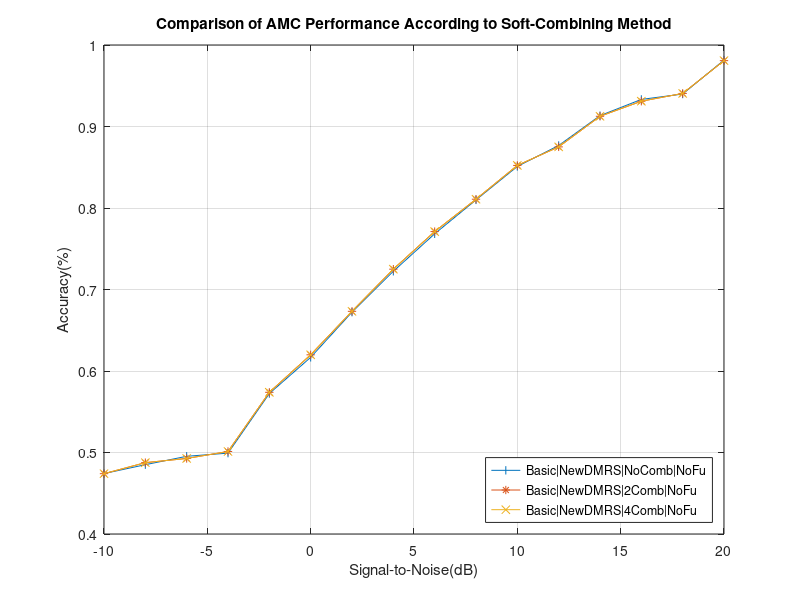
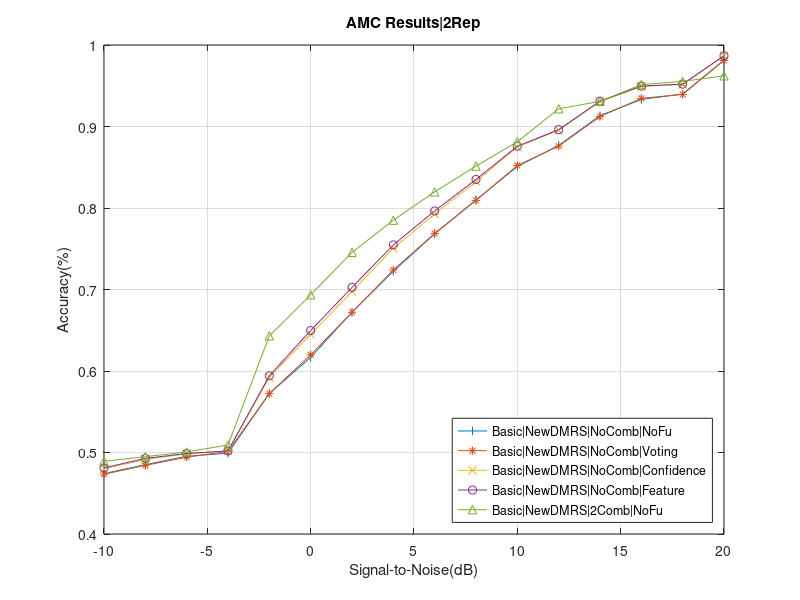

MATLAB code to generate these figures, in order:
clc; clear; close all;

snr = -10:2:20;

%%
trainingProcessingTimeBasicDMRS = [1277.745266800000	1272.234218500000	1272.082119100000	1272.273906400000	1272.118176900000	1275.811235800000	1273.651776000000	1274.283880800000	1280.837317600000	1277.895255400000	1274.222073500000	1274.531660900000	1273.100794100000	1274.851832600000	1.285059556800000e+03	1302.684784200000];
testingProcessingTimeBasicDMRS = [6.69513470000000	6.57033710000000	6.59157110000000	6.47498290000000	6.50362230000000	6.52343620000000	6.50948090000000	6.57901800000000 7.04976750000000	7.11577700000000	7.00878480000000	7.13025830000000	7.09232690000000	7.03970180000000	7.07260570000000	7.05224630000000];
accBasicDMRS = [0.249908333333333	0.250775000000000	0.248541666666667	0.251125000000000	0.323366666666667	0.369200000000000	0.425016666666667	0.473375000000000 0.526816666666667	0.571366666666667	0.616391666666667	0.655741666666667	0.681541666666667	0.719083333333333	0.748425000000000	0.762166666666667];

trainingProceccingTimeBasicNonDMRS = [1239.80208460000	1239.60642630000	1240.60785410000	1242.59578700000	1240.41522220000	1240.17965310000	1240.81185320000	1243.04612470000	1240.73843140000	1242.41659580000    1239.80208460000	1239.60642630000	1240.60785410000	1242.59578700000	1240.41522220000	1240.17965310000	1240.81185320000	1243.04612470000	1240.73843140000	1242.41659580000];
tesingProcessingTimeBasicNonDMRS = [7.75717580000000	6.93877170000000	6.75836030000000	6.75326790000000	6.78473060000000	6.75723800000000	6.88895380000000	6.86200770000000	6.78617390000000	6.74051010000000	6.81985450000000	6.78864860000000	6.75947440000000	6.71387110000000	6.80551520000000	6.91224120000000];
accBasicNonDMRS = [0.251750000000000	0.251741666666667	0.250483333333333	0.254675000000000	0.328616666666667	0.378025000000000	0.430683333333333	0.484500000000000	0.534458333333333	0.581700000000000	0.626750000000000	0.672325000000000	0.696450000000000	0.726650000000000	0.750758333333333	0.799883333333333];

trainingProceccingTimeBasicNewDMRS = [1311.04305760000	1286.85145810000	1285.19737930000	1285.08121830000	1287.52585830000	1286.71554240000	1286.55711590000	1286.72008720000   1341.20531960000   1308.72285160000   1311.11121920000   1308.41875280000   1310.14686930000   1313.72460880000   1326.01881850000   1326.76486080000];
tesingProcessingTimeBasicNewDMRS = [8.10148710000000	7.04040410000000	6.59593650000000	6.57417570000000	6.64093960000000	6.45884880000000	6.48271890000000	6.52518300000000	6.55413550000000	6.49008870000000	6.48645970000000	6.52755630000000	6.46464290000000	6.50867280000000	6.49158470000000	6.56739590000000];
accBasicNewDMRS = [0.474150000000000	0.485050000000000	0.495350000000000	0.499225000000000	0.572325000000000	0.616750000000000	0.672200000000000	0.722350000000000	0.768325000000000	0.809950000000000	0.850975000000000	0.876700000000000	0.913325000000000	0.933225000000000	0.939850000000000	0.981475000000000];

trainingProceccingTimeBasicNewDMRSAdd2 = [1274.532110000   1274.63433810000	  1275.16890110000	1276.64282810000	1275.96370380000	1274.73326590000	1272.77540830000	1275.72177700000	1340.42069910000	1283.00437560000	1283.49568230000	1344.15321460000	1342.09399160000	1342.55243250000	1342.75952850000	1342.62101860000];
tesingProcessingTimeBasicNewDMRSAdd2 = [8.10148710000000	7.04040410000000	6.59593650000000	6.57417570000000	6.64093960000000	6.45884880000000	6.48271890000000	6.52518300000000	6.55413550000000	6.49008870000000	6.48645970000000	6.52755630000000	6.46464290000000	6.50867280000000	6.49158470000000	6.56739590000000];
accBasicNewDMRSAdd2 = [0.473991666666667   0.487558333333333   0.492683333333333   0.501250000000000   0.573858333333333   0.619866666666667   0.673241666666667   0.724950000000000   0.771058333333333   0.810791666666667   0.852241666666667   0.875000000000000   0.912541666666667   0.931025000000000   0.940591666666667   0.980800000000000];

trainingProceccingTimeBasicNewDMRSAdd4 = [1279.31341260000	1304.10524190000	1279.69586370000	1279.15768880000	1277.83386140000	1279.83723670000	1279.06470970000	1304.79171560000	1305.13806850000	1307.09414030000 1313.57257750000	1296.80334050000	1333.39357950000 1335.04140730000   1316.71554880000   1314.43605460000];
tesingProcessingTimeBasicNewDMRSAdd4 = [8.10148710000000	7.04040410000000	6.59593650000000	6.57417570000000	6.64093960000000	6.45884880000000	6.48271890000000	6.52518300000000	6.55413550000000	6.49008870000000	6.48645970000000	6.52755630000000	6.46464290000000	6.50867280000000	6.49158470000000	6.56739590000000];
accBasicNewDMRSAdd4 = [0.473991666666667   0.487558333333333   0.492683333333333   0.501250000000000   0.573858333333333   0.619866666666667   0.673241666666667   0.724950000000000   0.771058333333333   0.810791666666667   0.852241666666667   0.875000000000000   0.912541666666667   0.931025000000000   0.940591666666667   0.980800000000000];

% % Comparison of AMC Performance According to DMRS
% figure;
% plot(snr, accBasicDMRS, '-|'); hold on; grid on;
% plot(snr, accBasicNonDMRS, '-*'); hold on;
% plot(snr ,accBasicNewDMRS, "-x"); hold on;
% title("Comparison of AMC Performance According to DMRS")
% legend("Basic|DMRS", "Basic|NonDMRS", "Basic|NewDMRS", 'Location', 'southeast')
% xlabel("Signal-to-Noise(dB)")
% ylabel("Accuracy(%)")
% 
% Comparison of AMC Performance According to Soft-Combining Method
figure;
plot(snr, accBasicNewDMRS, '-|'); hold on; grid on;
plot(snr, accBasicNewDMRSAdd2, '-*'); hold on;
plot(snr ,accBasicNewDMRSAdd4, "-x"); hold on;
title("Comparison of AMC Performance According to Soft-Combining Method")
legend("Basic|NewDMRS|NoComb|NoFu", "Basic|NewDMRS|2Comb|NoFu", "Basic|NewDMRS|4Comb|NoFu", 'Location', 'southeast')
xlabel("Signal-to-Noise(dB)")
ylabel("Accuracy(%)")

%% 2Rep
accBasicNewDMRS_2Rep_NoComb_NoFu = [0.474150000000000	0.485050000000000	0.495350000000000	0.499225000000000	0.572325000000000	0.616750000000000	0.672200000000000	0.722350000000000	0.768325000000000	0.809950000000000	0.850975000000000	0.876700000000000	0.913325000000000	0.933225000000000	0.939850000000000	0.981475000000000];
accBasicNewDMRS_2Rep_NoComb_voting = [0.473312500000000	0.484187500000000	0.494225000000000	0.501412500000000	0.572312500000000	0.619987500000000	0.671925000000000	0.724037500000000	0.768762500000000	0.809275000000000	0.852162500000000	0.875962500000000	0.912187500000000	0.934550000000000	0.939400000000000	0.981075000000000];
accBasicNewDMRS_2Rep_NoComb_confidence = [0.480025000000000	0.491450000000000	0.498600000000000	0.501875000000000	0.592150000000000	0.645150000000000	0.697500000000000	0.750675000000000	0.792775000000000	0.832375000000000	0.875025000000000	0.895300000000000	0.930675000000000	0.949175000000000	0.951775000000000	0.986700000000000];
accBasicNewDMRS_2Rep_NoComb_feature = [0.481100000000000	0.492825000000000	0.498675000000000	0.502000000000000	0.594150000000000	0.649625000000000	0.702550000000000	0.754700000000000	0.796450000000000	0.835025000000000	0.875800000000000	0.896175000000000	0.931100000000000	0.949550000000000	0.952000000000000	0.986750000000000];

accBasicNewDMRS_2Rep_2Comb_NoFu = [0.489275000000000	0.494900000000000	0.500700000000000	0.509250000000000	0.643075000000000	0.693525000000000	0.745500000000000	0.785075000000000	0.819775000000000	0.851400000000000	0.881250000000000	0.921725000000000	0.930825000000000	0.951400000000000	0.955350000000000	0.962200000000000];

% Performance Comparison between Soft-Combining and Fusion Method
figure;
plot(snr, accBasicNewDMRS_2Rep_NoComb_NoFu, '-|'); hold on; grid on;
plot(snr, accBasicNewDMRS_2Rep_NoComb_voting, '-*'); hold on;
plot(snr ,accBasicNewDMRS_2Rep_NoComb_confidence, "-x"); hold on;
plot(snr ,accBasicNewDMRS_2Rep_NoComb_feature, "-o"); hold on;
plot(snr ,accBasicNewDMRS_2Rep_2Comb_NoFu, "-^"); hold on;
title("AMC Results|2Rep")
legend("Basic|NewDMRS|NoComb|NoFu", "Basic|NewDMRS|NoComb|Voting", "Basic|NewDMRS|NoComb|Confidence", "Basic|NewDMRS|NoComb|Feature", "Basic|NewDMRS|2Comb|NoFu", 'Location', 'southeast')
xlabel("Signal-to-Noise(dB)")
ylabel("Accuracy(%)")

%% 4Rep
accBasicNewDMRS_4Rep_NoComb_NoFu = [0.473991666666667   0.487558333333333   0.492683333333333   0.501250000000000   0.573858333333333   0.619866666666667   0.673241666666667   0.724950000000000   0.771058333333333   0.810791666666667   0.852241666666667   0.875000000000000   0.912541666666667   0.931025000000000   0.940591666666667   0.980800000000000];
accBasicNewDMRS_4Rep_NoComb_voting = [0.475156250000000   0.486360416666667   0.492447916666667   0.500718750000000   0.573522916666667   0.619143750000000   0.671939583333333   0.723618750000000   0.770308333333333   0.810506250000000   0.852535416666667   0.876070833333333   0.912041666666667   0.932485416666667   0.940650000000000   0.980960416666667];
accBasicNewDMRS_4Rep_NoComb_confidence = [0.497483333333333   0.500941666666667   0.502683333333333   0.511850000000000   0.678050000000000   0.747650000000000   0.800833333333333   0.841250000000000   0.872783333333333   0.897450000000000   0.934491666666667   0.942433333333333   0.972083333333333   0.981858333333333   0.982833333333333   0.999000000000000];
accBasicNewDMRS_4Rep_NoComb_feature = [0.498441666666667   0.501566666666667   0.502491666666667   0.511316666666667   0.681975000000000   0.754291666666667   0.808183333333333   0.844975000000000   0.874933333333333   0.898841666666667   0.936091666666667   0.943516666666667   0.973525000000000   0.983550000000000   0.984116666666667   0.999400000000000];

accBasicNewDMRS_4Rep_2Comb_NoFu = [];
accBasicNewDMRS_4Rep_2Comb_voting = [];
accBasicNewDMRS_4Rep_2Comb_confidence = [];
accBasicNewDMRS_4Rep_2Comb_feature = [];

accBasicNewDMRS_4Rep_4Comb_NoFu = [0.510416666666667   0.484641666666667   0.493100000000000   0.505925000000000   0.570908333333333   0.619983333333333   0.674508333333333   0.726316666666667   0.768041666666667   0.812475000000000   0.849958333333333   0.894466666666667   0.984366666666667  0.936850000000000   0.939741666666667   0.959958333333333];

% figure;
% plot(snr, accBasicNewDMRS_4Rep_NoComb_NoFu, '-|'); hold on; grid on;
% plot(snr, accBasicNewDMRS_4Rep_NoComb_voting, '-*'); hold on;
% plot(snr ,accBasicNewDMRS_4Rep_NoComb_confidence, "-x"); hold on;
% plot(snr ,accBasicNewDMRS_4Rep_NoComb_feature, "-o"); hold on;
% % plot(snr ,accBasicNewDMRS_4Rep_2Comb_NoFu, "-^"); hold on;
% title("AMC Results|4Rep")
% legend("Basic|NewDMRS|NoComb|NoFu", "Basic|NewDMRS|NoComb|Voting", "Basic|NewDMRS|NoComb|Confidence", "Basic|NewDMRS|NoComb|Feature", "Basic|NewDMRS|2Comb|NoFu", 'Location', 'southeast')
% xlabel("Signal-to-Noise(dB)")
% ylabel("Accuracy(%)")

% figure;
% plot(snr, accBasicNewDMRS_4Rep_2Comb_NoFu, '-|'); hold on; grid on;
% plot(snr, accBasicNewDMRS_4Rep_2Comb_voting, '-*'); hold on;
% plot(snr ,accBasicNewDMRS_4Rep_2Comb_confidence, "-x"); hold on;
% plot(snr ,accBasicNewDMRS_4Rep_2Comb_feature, "-o"); hold on;
% % plot(snr ,accBasicNewDMRS_4Rep_4Comb_NoFu, "-^"); hold on;
% title("AMC Results|4Rep")
% legend("Basic|NewDMRS|2Comb|NoFu", "Basic|NewDMRS|2Comb|Voting", "Basic|NewDMRS|2Comb|Confidence", "Basic|NewDMRS|2Comb|Feature", "Basic|NewDMRS|4Comb|NoFu", 'Location', 'southeast')
% xlabel("Signal-to-Noise(dB)")
% ylabel("Accuracy(%)")

%% 8Rep
accBasicNewDMRS_8Rep_NoComb_NoFu = [0.475350000000000	0.486591666666667	0.493266666666667	0.500550000000000	0.571875000000000	0.618250000000000	0.670883333333333	0.723441666666667	0.771275000000000	0.810758333333333	0.850841666666667	0.875683333333333	0.911558333333333	0.932400000000000	0.940433333333333	0.981958333333333];
accBasicNewDMRS_8Rep_NoComb_voting = [0.475025000000000	0.485650000000000	0.492972916666667	0.500569791666667	0.572390625000000	0.619323958333333	0.671923958333333	0.723817708333333	0.770391666666667	0.810187500000000	0.851871875000000	0.875320833333333	0.911054166666667	0.932581250000000	0.940604166666667	0.981308333333333];
accBasicNewDMRS_8Rep_NoComb_confidence = [0.496541666666667	0.501941666666667	0.502833333333333	0.516858333333333	0.732650000000000	0.796000000000000	0.838633333333333	0.870091666666667	0.894541666666667	0.915750000000000	0.948050000000000	0.953875000000000	0.980516666666667	0.987158333333333	0.988241666666667	0.999791666666667];
accBasicNewDMRS_8Rep_NoComb_feature = [0.497316666666667	0.501666666666667	0.502891666666667	0.515033333333333	0.737508333333333	0.805125000000000	0.846808333333333	0.872733333333333	0.896216666666667	0.917100000000000	0.949891666666667	0.955741666666667	0.982041666666667	0.988975000000000	0.989241666666667	0.999858333333333];

accBasicNewDMRS_8Rep_2Comb_NoFu = [0.476283333333333	0.486683333333333	0.493408333333333	0.499625000000000	0.573641666666667	0.619516666666667	0.675516666666667	0.725233333333333	0.768525000000000	0.807666666666667	0.845875000000000	0.888833333333333	0.905175000000000	0.931833333333333	0.941583333333333	0.950000000000000];
accBasicNewDMRS_8Rep_2Comb_voting = [0.476197916666667	0.485722916666667	0.493208333333333	0.500268750000000	0.572800000000000	0.620347916666667	0.673039583333333	0.725464583333333	0.770035416666667	0.807741666666667	0.846104166666667	0.888560416666667	0.906410416666667	0.931812500000000	0.942006250000000	0.950122916666667];
accBasicNewDMRS_8Rep_2Comb_confidence = [0.499358333333333	0.502358333333333	0.501841666666667	0.510433333333333	0.677216666666667	0.748716666666667	0.802716666666667	0.846075000000000	0.872941666666667	0.893591666666667	0.924683333333333	0.959991666666667	0.967500000000000	0.980833333333333	0.984075000000000	0.985583333333333];
accBasicNewDMRS_8Rep_2Comb_feature = [0.500758333333333	0.502458333333333	0.501550000000000	0.510558333333333	0.682233333333333	0.755708333333333	0.811100000000000	0.850408333333333	0.874900000000000	0.894616666666667	0.925641666666667	0.961800000000000	0.969008333333333	0.982675000000000	0.985725000000000	0.986741666666667];

accBasicNewDMRS_8Rep_4Comb_NoFu = [0.263758333333333	0.315666666666667	0.410950000000000	0.432366666666667	0.383966666666667	0.390850000000000	0.455800000000000	0.508150000000000	0.566350000000000	0.615291666666667	0.663308333333333	0.713550000000000	0.761325000000000	0.810641666666667	0.863516666666667	0.901350000000000];
accBasicNewDMRS_8Rep_4Comb_voting = [0.263987500000000	0.316637500000000	0.411879166666667	0.431883333333333	0.384075000000000	0.390379166666667	0.455479166666667	0.508312500000000	0.566687500000000	0.614837500000000	0.662870833333333	0.714300000000000	0.761304166666667	0.811279166666667	0.863504166666667	0.901216666666667];
accBasicNewDMRS_8Rep_4Comb_confidence = [0.272658333333333	0.341766666666667	0.458058333333333	0.477275000000000	0.416000000000000	0.419950000000000	0.490050000000000	0.542841666666667	0.595716666666667	0.637925000000000	0.689175000000000	0.743266666666667	0.790775000000000	0.843358333333333	0.894550000000000	0.929891666666667];
accBasicNewDMRS_8Rep_4Comb_feature = [0.253908333333333	0.293916666666667	0.409458333333333	0.439708333333333	0.378358333333333	0.389416666666667	0.463775000000000	0.500641666666667	0.539116666666667	0.575783333333333	0.632125000000000	0.688591666666667	0.755908333333333	0.823558333333333	0.889558333333333	0.928675000000000];

% figure;
% plot(snr, accBasicNewDMRS_8Rep_NoComb_NoFu, '-|'); hold on; grid on;
% plot(snr, accBasicNewDMRS_8Rep_NoComb_voting, '-*'); hold on;
% plot(snr ,accBasicNewDMRS_8Rep_NoComb_confidence, "-x"); hold on;
% plot(snr ,accBasicNewDMRS_8Rep_NoComb_feature, "-o"); hold on;
% plot(snr ,accBasicNewDMRS_8Rep_2Comb_NoFu, "-^"); hold on;
% title("AMC Results|8Rep")
% legend("Basic|NewDMRS|NoComb|NoFu", "Basic|NewDMRS|NoComb|Voting", "Basic|NewDMRS|NoComb|Confidence", "Basic|NewDMRS|NoComb|Feature", "Basic|NewDMRS|2Comb|NoFu", 'Location', 'southeast')
% xlabel("Signal-to-Noise(dB)")
% ylabel("Accuracy(%)")
% 
% figure;
% plot(snr, accBasicNewDMRS_8Rep_2Comb_NoFu, '-|'); hold on; grid on;
% plot(snr, accBasicNewDMRS_8Rep_2Comb_voting, '-*'); hold on;
% plot(snr ,accBasicNewDMRS_8Rep_2Comb_confidence, "-x"); hold on;
% plot(snr ,accBasicNewDMRS_8Rep_2Comb_feature, "-o"); hold on;
% plot(snr ,accBasicNewDMRS_8Rep_4Comb_NoFu, "-^"); hold on;
% title("AMC Results|8Rep")
% legend("Basic|NewDMRS|2Comb|NoFu", "Basic|NewDMRS|2Comb|Voting", "Basic|NewDMRS|2Comb|Confidence", "Basic|NewDMRS|2Comb|Feature", "Basic|NewDMRS|4Comb|NoFu", 'Location', 'southeast')
% xlabel("Signal-to-Noise(dB)")
% ylabel("Accuracy(%)")
% 
% figure;
% plot(snr, accBasicNewDMRS_8Rep_4Comb_NoFu, '-|'); hold on; grid on;
% plot(snr, accBasicNewDMRS_8Rep_4Comb_voting, '-*'); hold on;
% plot(snr ,accBasicNewDMRS_8Rep_4Comb_confidence, "-x"); hold on;
% plot(snr ,accBasicNewDMRS_8Rep_4Comb_feature, "-o"); hold on;
% title("AMC Results|8Rep")
% legend("Basic|NewDMRS|4Comb|NoFu", "Basic|NewDMRS|4Comb|Voting", "Basic|NewDMRS|4Comb|Confidence", "Basic|NewDMRS|4Comb|Feature", 'Location', 'southeast')
% xlabel("Signal-to-Noise(dB)")
% ylabel("Accuracy(%)")
% 
% % Performance comparison based on Aggregation Level
% figure;
% plot(snr, accBasicNewDMRS_2Rep_NoComb_feature, '-|'); hold on; grid on;
% plot(snr, accBasicNewDMRS_4Rep_NoComb_feature, '-*'); hold on; grid on;
% plot(snr, accBasicNewDMRS_8Rep_NoComb_feature, '-x'); hold on; grid on;
% title("AMC Results|Aggregation Level 2 4 8")
% legend("Basic|NewDMRS|NoComb|NoFu|Rep2", "Basic|NewDMRS|NoComb|NoFu|Rep4", "Basic|NewDMRS|NoComb|NoFu|Rep8", 'Location', 'southeast')
% xlabel("Signal-to-Noise(dB)")
% ylabel("Accuracy(%)")
